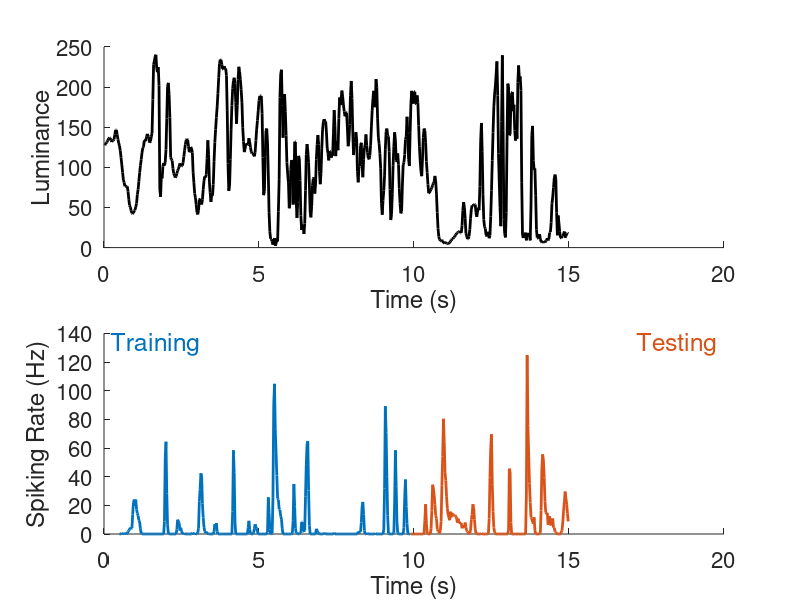
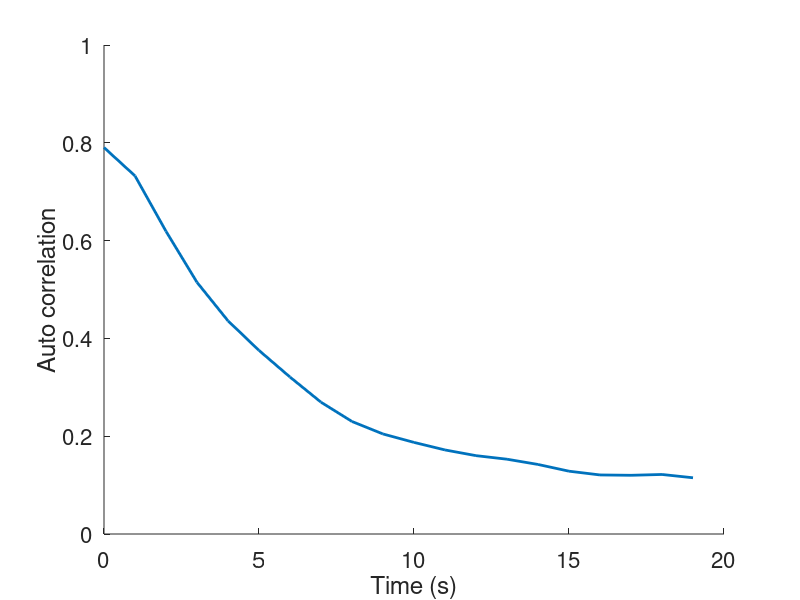
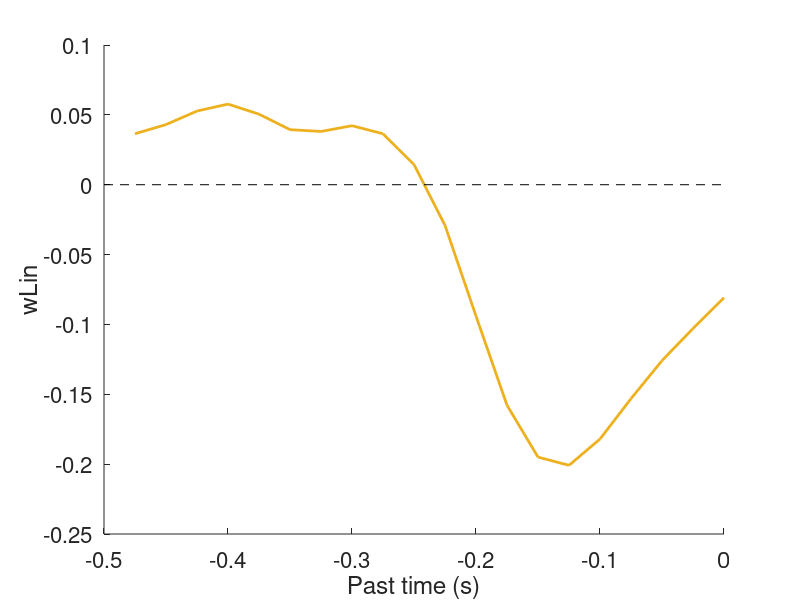
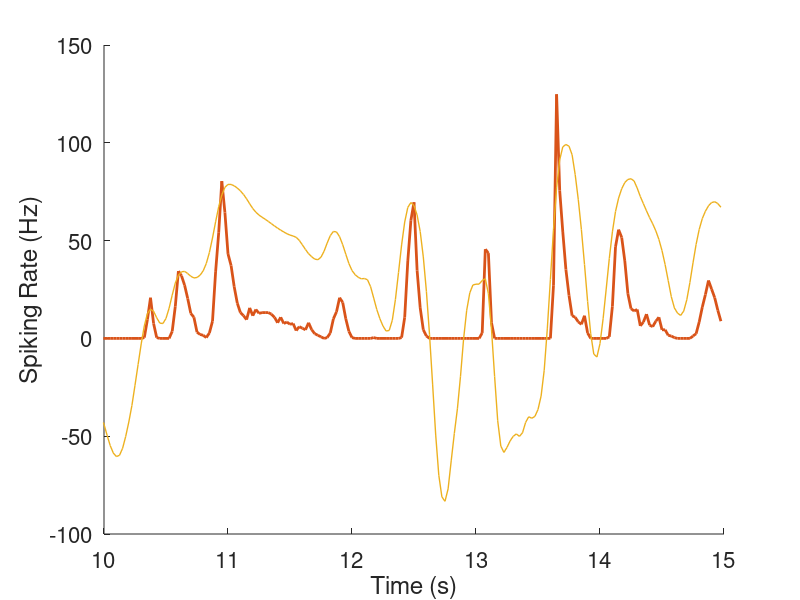

Here is the MATLAB script that generated these plots, in order:
clear all;
close all;

whos -file dataENSTA_Lect_1.mat
load dataENSTA_Lect_1.mat


[R T] = size(binnedOFF); % extract number of repetitions and number of time bins per repetition
integrationTime = 0.5/dt; % set the past-stimulus integration time (0.5sec) as number of time bins

% Define matlab color codes
matCol = [ 0    0.4470    0.7410; 
    0.8500    0.3250    0.0980;
    0.9290    0.6940    0.1250;
    0.4940    0.1840    0.5560;
    0.4660    0.6740    0.1880;
    0.3010    0.7450    0.9330;
    0.6350    0.0780    0.1840];

%% COMPUTE AND VISUALIZE PSTH AND STIMULUS
%
% r = mean( n(t,r) , r )
% psth = r/dt
%

timeTr = integrationTime:floor(0.66*T); % time bins for training
timeTe = ceil(0.66*T):T; % time bins for testing
TTr = numel(timeTr); % length of training
TTe = numel(timeTe); % length of testing

% for studying OFF cell
rTr = mean(binnedOFF(:,timeTr),1);
rTe = mean(binnedOFF(:,timeTe),1);

% for studying ON cell
%rTr = mean(binnedON(:,timeTr),1);
%rTe = mean(binnedON(:,timeTe),1);

% compute psth as rate in Hz
psthTr = rTr/dt;
psthTe = rTe/dt;

fig=figure;

subplot(2,1,1)
hold on
plot((1:T)*dt,stim,'k','LineWidth',2.0)
xlabel('Time (s)')
ylabel('Luminance')
set(gca,'Fontsize',16);
set(gca,'box','off')

subplot(2,1,2)
hold on
plot(timeTr*dt,psthTr,'LineWidth',2.0,'Color',matCol(1,:))
plot(timeTe*dt,psthTe,'LineWidth',2.0,'Color',matCol(2,:))
text(0.01,0.95,'Training','Units','normalized','HorizontalAlignment','left','Color',matCol(1,:),'FontSize',18);
text(0.99,0.95,'Testing','Units','normalized','HorizontalAlignment','right','Color',matCol(2,:),'FontSize',18);
xlabel('Time (s)')
ylabel('Spiking Rate (Hz)')
set(gca,'Fontsize',16);
set(gca,'box','off')

%%  LINEAR MODEL

% f(t) = \sum_tau w(tau) * ( x(t-tau) -mean(x) ) + b
% We seek to minimize 1/2 * \sum_t (r(t) - f(t) ).^2
%
% r(t) -> rTilde(t) = r(t)-mean(r)
% x(t) -> xTilde(t) = ( x(t)-mean(x) ) / std(x)
%
% autoCov(tau,tau') = \sum_t xTilde(t+tau) xTilde(t+tau')
% STA(tau) = \sum_t rTilde(t) * xTilde(t-tau)
% w(tau) =  STA * Inv(autoCov) 
% 



%% STIMULUS PRE-PROCESSING


timeRange = integrationTime:T; % exclude the first time bins for training

stimTilde = ( stim' - mean(stim) ) / std(stim); % normalize stimulus
fullStim = zeros([T integrationTime]); % for convenience expand stimulus fullStim(t,tau) = stim(t-tau+1)

for tt=timeRange
    fullStim(tt,:) = stimTilde((tt-integrationTime+1) :tt);
end

%% STIMULUS AUTOCORRELATION

stimAutoCorr = fullStim(timeTr,:)' * fullStim(timeTr,:); % compute stimulus autocorrelation

fig=figure;
hold on
plot( 0:integrationTime-1,stimAutoCorr(1,:)/TTr,'Linewidth',2.0,'Color',matCol(1,:) )
xlabel('Time (s)')
ylabel('Auto correlation')
ylim([0 1]);
set(gca,'Fontsize',16);
set(gca,'box','off')
% Do you understand this plot ?


%% STA = Spike-Triggered Average, and LINEAR FILTER
%
% STA(tau) = \sum_t rTilde(t) * xTilde(t-tau)
% w(tau) =  STA * Inv(autoCov) 
% b = mean( r(t) )
%
% But we will first ignore off diagonal elements in autoCorrelation
%
%

b = mean(rTr); % set the constant of the model
rTrTilde = rTr - b; % remove the mean from the response

STA = rTrTilde * fullStim(timeTr,:); % compute STA
wLin = STA * inv( diag(diag( stimAutoCorr ) ) ); % for the moment we ignore the offdiagonal autocorrelation

fig=figure;
hold on
plot((1-integrationTime:0)*dt,wLin,'Linewidth',2.0 ,'Color',matCol(3,:))
plot( [-dt*integrationTime 0],[0 0],'--k')
xlabel('Past time (s)')
ylabel('wLin')
set(gca,'Fontsize',16);
set(gca,'box','off')
% Do you understand this plot ?

%% LINEAR PREDICTION

% f(t) = \sum_tau w(tau) * ( x(t-tau) -mean(x) ) + b

fLin = wLin * fullStim(timeTe,:)' + b; % compute linear prediction

['perf lin. model = ' num2str( corr(psthTe', fLin'))]

fig=figure;
hold on
plot(timeTe*dt,psthTe,'LineWidth',2.0,'Color',matCol(2,:))
plot(timeTe*dt,fLin/dt,'LineWidth',1.0,'Color',matCol(3,:))
xlim([10 15])
xlabel('Time (s)')
ylabel('Spiking Rate (Hz)')
set(gca,'Fontsize',16);
set(gca,'box','off')

%% WHAT IS HAPPENING ??

% Do a scatter plot of psth against prediction

fig=figure;
hold on
plot(psthTe,fLin/dt,'.','MarkerSize',12)
plot([-100 100],[-100 100],'--k')
xlabel('PSTH')
ylabel('PREDICTION')
set(gca,'Fontsize',16);
set(gca,'box','off')
% Do you understand this plot ?

%% ReLU TRUNCATION
%
% ReLU(x) = max(x,0)
%
% fReLU = ReLU( fLin )
%


fReLU = max(fLin,0);
['perf lin. Model with ReLU = ' num2str(  corr(psthTe', fReLU'))]

fig=figure;
hold on
plot(timeTe*dt,fReLU/dt,'LineWidth',1.0,'Color',matCol(3,:))
plot(timeTe*dt,psthTe,'LineWidth',2.0,'Color',matCol(2,:))
xlim([10 15])
xlabel('Time (s)')
ylabel('Spiking Rate (Hz)')
set(gca,'Fontsize',16);
set(gca,'box','off')

%% INCLUDING AUTOCOVARIANCE ?
%
% STA(tau) = \sum_t rTilde(t) * xTilde(t-tau)
% w(tau) =  STA * Inv(autoCov)
% b = mean( r(t) )
%
% And now with the full autoCorrelation
%

wLinAC = STA * inv( stimAutoCorr ); % Using the full autocovariance matrix

fig=figure;
hold on
plot((1-integrationTime:0)*dt,wLin,'LineWidth',2.0,'Color',matCol(3,:)) % comment
plot((1-integrationTime:0)*dt,wLinAC,'LineWidth',2.0,'Color',matCol(4,:)) % comment
plot( [-dt*integrationTime 0],[0 0],'--k')
xlabel('Past time (s)')
ylabel('wLin')
set(gca,'Fontsize',16);
set(gca,'box','off')
% Do you understand this plot ?

fReLUAC = max( wLinAC * fullStim(timeTe,:)' + b , 0 ); % compute prediction

['perf Lin. model complete with ReLU = ' num2str( corr(psthTe', fReLUAC') )]

fig=figure;
hold on
plot(timeTe*dt,psthTe,'LineWidth',2.0,'Color',matCol(2,:))
plot(timeTe*dt,fReLU/dt,'LineWidth',1.0,'Color',matCol(3,:))
plot(timeTe*dt,fReLUAC/dt,'LineWidth',1.0,'Color',matCol(4,:))
xlim([10 15]);
xlabel('Time (s)')
ylabel('Spiking Rate (Hz)')
set(gca,'Fontsize',16);
set(gca,'box','off')



%% LN MODEL FITTING
%
% f(x) = exp( \sum_tau w(tau) * x(t-tau) +b)
% log p(r|x) = log Poiss(r|x) = r * log(f(x)) - f(x) 
%

% initiliase parameters
wLn = 1e-9*randn(1, integrationTime);
bLn = 0;

% parameters for gradient descent
Nit = 500;                  % number of iterations
eta = 1e-1;                 % step size

Ltr = zeros(1, Nit);          % log likelihood training
Lte = zeros(1, Nit);          % log likelihood testing
for i = 1:Nit
    
    % firing rate prediction
    fLNtr = exp(  wLn * fullStim(timeTr,:)' + bLn );
    fLNte = exp(  wLn * fullStim(timeTe,:)' + bLn );
    
    % log-likelihood training
    ll = log(fLNtr) .* rTr - fLNtr;
    Ltr(i) = mean(ll);

    % log-likelihood testing
    ll = log(fLNte) .* rTe - fLNte;
    Lte(i) = mean(ll);

    % derivative of log likelihood
    dL_w = ( rTr - fLNtr ) * fullStim(timeTr,:) /TTr;
    dL_b = sum(rTr-fLNtr)/TTr;

    % update parameters 
     wLn = wLn + eta * dL_w; 
     bLn = bLn + eta * dL_b;

end

fig=figure;
hold on
plot(1:Nit,Ltr,'--','LineWidth',2.0,'Color',matCol(5,:))
plot(1:Nit,Lte,'LineWidth',2.0,'Color',matCol(5,:))
%xlim([10 15])
xlabel('Epoch')
ylabel('Log Likelihood')
set(gca,'Fontsize',16);
set(gca,'box','off')

%% INFERRED FILTER, PREDICTION AND PERFORMANCE

fig=figure;
hold on
plot((1-integrationTime:0)*dt,wLin,'LineWidth',2.0,'Color',matCol(3,:)) % comment
plot((1-integrationTime:0)*dt,wLinAC,'LineWidth',2.0,'Color',matCol(4,:)) % comment
plot((1-integrationTime:0)*dt,wLn,'LineWidth',2.0,'Color',matCol(5,:)) % comment
plot( [-dt*integrationTime 0],[0 0],'--k')
xlabel('Past time (s)')
ylabel('wLin')
set(gca,'Fontsize',16);
set(gca,'box','off')
% How does it look?

fLNte = exp(  wLn * fullStim(timeTe,:)' + bLn );

['perf LN model = ' num2str( corr(psthTe', fLNte' ))]

fig=figure;
hold on
plot(timeTe*dt,psthTe,'LineWidth',2.0,'Color',matCol(2,:))
plot(timeTe*dt,fReLUAC/dt,'LineWidth',1.0,'Color',matCol(4,:))
plot(timeTe*dt,fLNte/dt,'LineWidth',1.0,'Color',matCol(5,:))
xlim([10 15])
xlabel('Time (s)')
ylabel('Spiking Rate (Hz)')
set(gca,'Fontsize',16);
set(gca,'box','off')



%% SMOOTHNESS REGULARIZATION

% f(t) = \sum_tau w(tau) * ( x(t-tau) -mean(x) ) + b
% We seek to minimize 1/2 * \sum_t (r(t) - f(t) ).^2 + lambda/2 * w * Laplacian * w
%
% w * Laplacian * w = sum_tau (w(tau) - w(tau+1)).^2
%


% let's define the laplacian matrix
lapl = 4*eye(integrationTime);
lapl = lapl - diag( ones([integrationTime-1 1]),1);
lapl = lapl - diag( ones([integrationTime-1 1]),-1);
lapl(1,1) = 2;
lapl(end,end) = 2;

fig=figure;
imagesc(lapl);
colorbar;



%% LN MODEL FITTING WITH SMOOTHNESS REGULARIZATION

% set regularization strenght value
lambda = 0.015; % this should be optimized over a validation set


% initiliase parameters
wLnReg = 1e-9*randn(1, integrationTime);
bLnReg = 0;

% parameters for gradient descent
Nit = 500;                  % number of iterations
eta = 1e-1;                 % step size

LtrReg = zeros(1, Nit);          % log likelihood training
LteReg = zeros(1, Nit);          % log likelihood testing
for i = 1:Nit
    
    % firing rate prediction
    fLNtrReg = exp(  wLnReg * fullStim(timeTr,:)' + bLnReg );
    fLNteReg = exp(  wLnReg * fullStim(timeTe,:)' + bLnReg );
    
    % log-likelihood training
    ll = log(fLNtrReg) .* rTr - fLNtrReg ;
    LtrReg(i) = mean(ll)  - 0.5 * lambda * wLnReg * lapl * wLnReg';

    % log-likelihood testing
    ll = log(fLNteReg) .* rTe - fLNteReg;
    LteReg(i) = mean(ll);

    % derivative of log likelihood
    dL_w = ( rTr - fLNtrReg ) * fullStim(timeTr,:) /TTr;
    dL_b = sum(rTr-fLNtrReg)/TTr;

    % update parameters 
     wLnReg = wLnReg + eta * dL_w - lambda * wLnReg * lapl; 
     bLnReg = bLnReg + eta * dL_b;

end

fig=figure;
hold on
plot(1:Nit,Ltr,'--','LineWidth',2.0,'Color',matCol(5,:))
plot(1:Nit,Lte,'LineWidth',2.0,'Color',matCol(5,:))
plot(1:Nit,LtrReg,'--','LineWidth',2.0,'Color',matCol(6,:))
plot(1:Nit,LteReg,'LineWidth',2.0,'Color',matCol(6,:))
%xlim([10 15])
xlabel('Epoch')
ylabel('Log Likelihood')
set(gca,'Fontsize',16);
set(gca,'box','off')

%% INFERRED FILTER, PREDICTION AND PERFORMANCE

fig=figure;
hold on
plot((1-integrationTime:0)*dt,wLin,'LineWidth',2.0,'Color',matCol(3,:)) % comment
plot((1-integrationTime:0)*dt,wLinAC,'LineWidth',2.0,'Color',matCol(4,:)) % comment
plot((1-integrationTime:0)*dt,wLn,'LineWidth',2.0,'Color',matCol(5,:)) % comment
plot((1-integrationTime:0)*dt,wLnReg,'LineWidth',2.0,'Color',matCol(6,:)) % comment
plot( [-dt*integrationTime 0],[0 0],'--k')
xlabel('Past time (s)')
ylabel('wLin')
set(gca,'Fontsize',16);
set(gca,'box','off')
% How does it look?


['perf LN model with Reg = ' num2str( corr(psthTe', fLNteReg' ))]

fig=figure;
hold on
plot(timeTe*dt,psthTe,'LineWidth',2.0,'Color',matCol(2,:))
plot(timeTe*dt,fReLUAC/dt,'LineWidth',1.0,'Color',matCol(4,:))
plot(timeTe*dt,fLNte/dt,'LineWidth',1.0,'Color',matCol(5,:))
plot(timeTe*dt,fLNteReg/dt,'LineWidth',1.0,'Color',matCol(6,:))
xlim([10 15])
ylim([0 200])
xlabel('Time (s)')
ylabel('Spiking Rate (Hz)')
set(gca,'Fontsize',16);
set(gca,'box','off')

%
%
%
% Are you satisfied with it?
% What can you do next?
%
%
%
% Exercize: try with different non-linearities: 
% ReLU(x) ? 
% Softmax = log( 1+exp(x) ) ?
%
%
%

